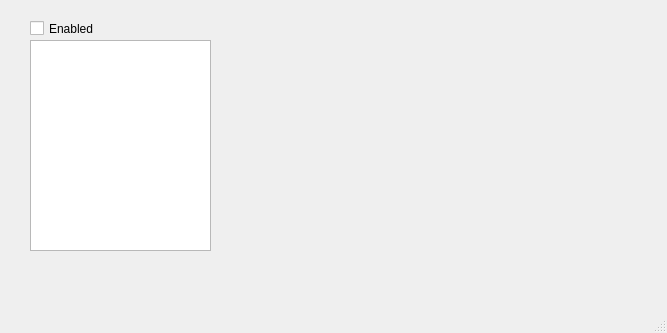
<?xml version="1.0" encoding="UTF-8"?>
<ui version="4.0">
 <class>BreakpointEditor</class>
 <widget class="QMainWindow" name="BreakpointEditor">
  <property name="geometry">
   <rect>
    <x>0</x>
    <y>0</y>
    <width>667</width>
    <height>333</height>
   </rect>
  </property>
  <property name="windowTitle">
   <string>Breakpoint Editor</string>
  </property>
  <widget class="QWidget" name="centralwidget">
   <widget class="QCheckBox" name="enabled">
    <property name="geometry">
     <rect>
      <x>30</x>
      <y>20</y>
      <width>70</width>
      <height>17</height>
     </rect>
    </property>
    <property name="text">
     <string>Enabled</string>
    </property>
    <property name="checked">
     <bool>false</bool>
    </property>
   </widget>
   <widget class="QListWidget" name="list">
    <property name="enabled">
     <bool>true</bool>
    </property>
    <property name="geometry">
     <rect>
      <x>30</x>
      <y>40</y>
      <width>181</width>
      <height>211</height>
     </rect>
    </property>
    <property name="horizontalScrollBarPolicy">
     <enum>Qt::ScrollBarAlwaysOff</enum>
    </property>
   </widget>
  </widget>
  <widget class="QMenuBar" name="menubar">
   <property name="geometry">
    <rect>
     <x>0</x>
     <y>0</y>
     <width>667</width>
     <height>21</height>
    </rect>
   </property>
  </widget>
  <widget class="QStatusBar" name="statusbar"/>
 </widget>
 <resources/>
 <connections/>
</ui>
